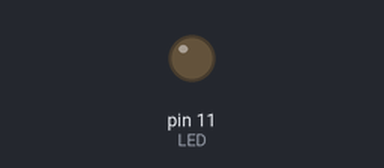
A sketch run on a simulated Arduino Uno, built with avr-gcc and run on an emulated ATmega328P. On the bench: output pins drawn as LEDs (lit = HIGH).

Above: at 0.15 s.
At 39.84 s:
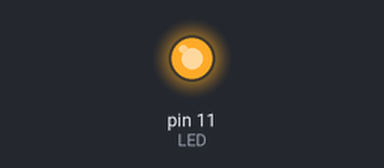
Timing chart, 0 to 40.0 s (numbered marks = the images above):
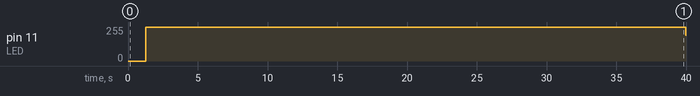

The sketch:

02_led_sujuv_muutus.ino
```cpp
// sujuv muutus
#define aeg 5
#define LED 11

void setup() {
  // put your setup code here, to run once:
  pinMode(LED, OUTPUT);
}

void loop() {
  for(int i=0; i<256; i=i+1){
    analogWrite(LED, i);
    delay(aeg);
  }
  for(int i=255; i>0; i=i-1){
    analogWrite(LED, i);
    delay(aeg);
  }
}
```

Measured:
- by itself, pin 11 (LED): 0/255 → 255/255 at 1.3 s, → 195/255 38.7 s later
